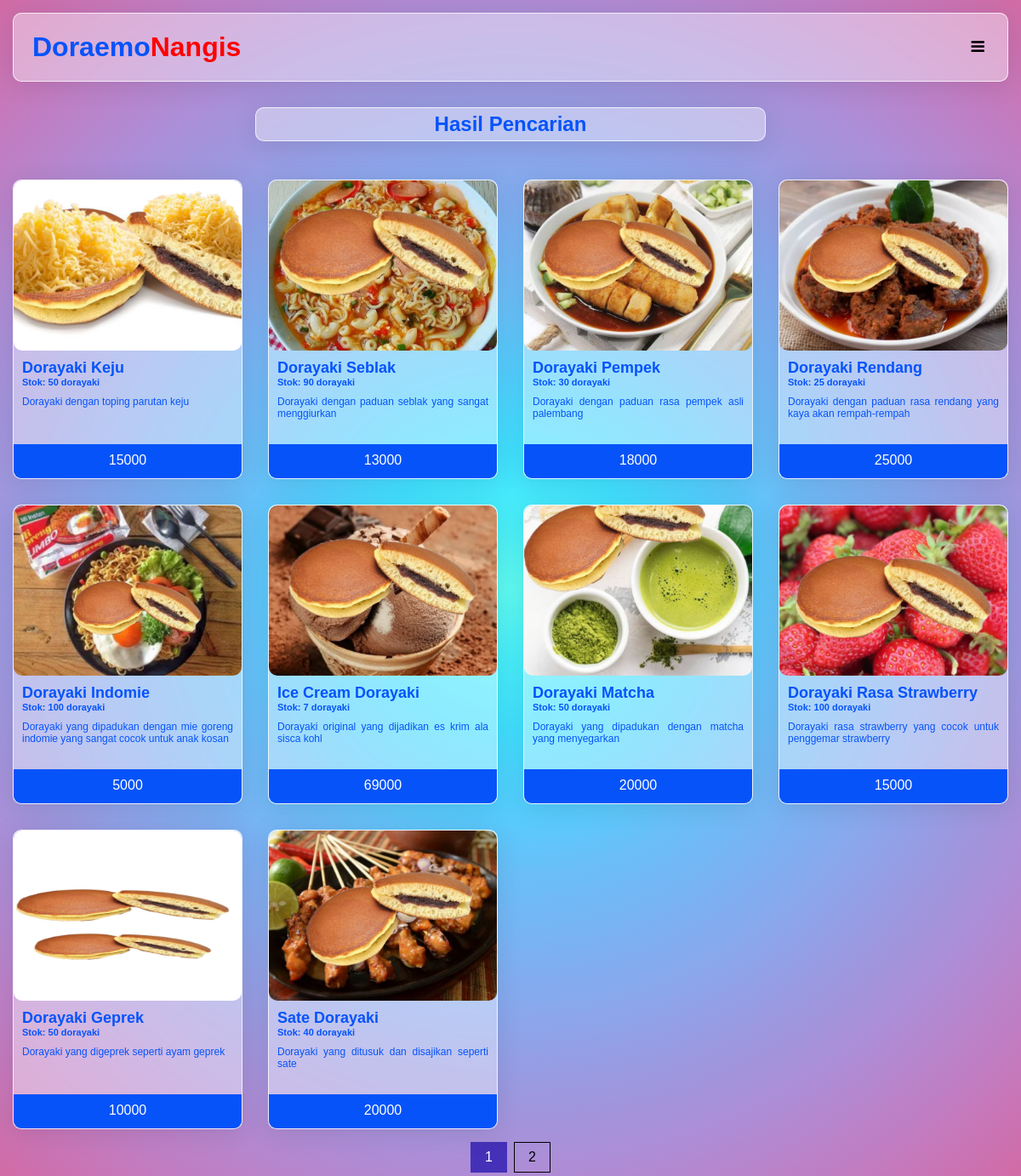
The app's page /search-result.php (signed in) with its own data.
### tables this page shows
CREATE TABLE varian_dorayaki (iddorayaki INTEGER PRIMARY KEY AUTOINCREMENT, nama_varian TEXT, gambar TEXT, deskripsi TEXT, harga INTEGER, stok INTEGER);

### database.php (called while the page is built, shortened)
<?php
    function GetAllItem($result){
        $allItem = [];
        while($row = $result->fetchArray()){
            $allItem[] = $row;
        }
        return $allItem;
    }
    function GetVarianFromSearch($db, $query){
        $result = $db->query("SELECT * FROM varian_dorayaki where nama_varian LIKE '%".$query."%';");
        return GetAllItem($result);
    }
?>

### search-result.php (the view, shortened to what this page needs)
<?php
require "database.php";
$current_page = 1;
$content_per_page = 10;
?>
<!DOCTYPE html>
<html lang="en">
<head>
    <link rel="stylesheet" href="css/styles.css">
    <link rel="stylesheet" href="https://cdnjs.cloudflare.com/ajax/libs/font-awesome/4.7.0/css/font-awesome.min.css">
</head>
<body>
    <div class="glassmorphism-bg" id="header">
        <a href="dashboard.php" class="navbar-name">Doraemo<span style="color: red;">Nangis</span></a>
        <a href="javascript:void(0);" id="hamburger-menu" onclick="responsiveHeader()">
            <i class="fa fa-bars"></i>
        </a>
    </div>
    <p class="glassmorphism-bg" id="content-title">Hasil Pencarian</p>
    <div class="container" id="main-content">
        <div class="row" id="list-product">
            <?php
            $query = $_GET["search"];
            $result = GetVarianFromSearch($db,$query);
            if(count($result) > 0){
                $jumlah = 0;
                foreach($result as $variandorayaki){
                    $page = ceil(count($result)/$content_per_page);
                    if ($jumlah < $current_page*$content_per_page and $jumlah>=($current_page-1)*$content_per_page) {
                        $style = "visible";
                    }
                    else {
                        $style = "none";
                    }
                    echo '<div class="col-lg-3 col-md-4 col-sm-6 col-xs-12" style="display:'. $style.'">
                        <a href="detail-dorayaki.php?id=' . $variandorayaki["iddorayaki"] . '">
                            <div class="dorayaki-card glassmorphism-bg">
                                <div class="dorayaki-img"><img src="' . $variandorayaki["gambar"] . '"></div>
                                <div class="dorayaki-detail">
                                    <p class="dorayaki-name">'. $variandorayaki["nama_varian"] . '</p>
                                    <p class="dorayaki-stok">Stok: '. $variandorayaki["stok"] . ' dorayaki</p>
                                    <p class="dorayaki-description">' . $variandorayaki["deskripsi"] . '</p>
                                    <p class="dorayaki-price">' . $variandorayaki["harga"] .'</p>
                                </div>
                            </div>
                        </a>
                    </div>';
                    $jumlah += 1;
                }
            }
            else {
                $page = 0;
                echo "<h1 style='text-align: center; color: red; padding: 15px;'>Tidak terdapat hasil yang cocok</h1>";
            }
            ?>
        </div>
        <?php
        if($page != 0){
            ?>
            <nav class="center-nav">
                <div class="pagination">
                    <?php
                    for ($i=0; $i < $page; $i++) {
                        if ($i==0) {
                            echo "<li class='current-page' style='background-color: #4531b8; color: white; border: 1px solid #4531b8'>1</li>";
                        } else{
                            $num = $i+1;
                            echo "<li class='page-link-$num' onclick='change($num)'>$num</li>";
                        }
                    }
                    ?>
                </div>
            </nav> <?php
            }
        ?>
    </div>
</body>

### css/styles.css (style rules this page uses)
* { box-sizing: border-box; margin: 0px; padding: 0px; font-family: Helvetica, Arial, sans-serif; }
body { background-image: radial-gradient(circle, #5ffbf1, #48eefa, #41dfff, #52cffe, #69bff8, #79b3f4, #8aa7ec, #9a9ae1, #aa8fd8, #ba83ca, #c777b9, #d16ba5); }
.container { padding-right: 15px; padding-left: 15px; margin-right: auto; margin-left: auto; width: 100%; }
.row { margin-right: -15px; margin-left: -15px; }
.row::after { content: ""; clear: both; display: table; }
#header { overflow: hidden; padding: 15px 10px; margin: 15px; }
#header #hamburger-menu { display: none; position: absolute; right: 15px; top: 15px; }
#header a { float: left; color: black; text-align: center; padding: 12px; font-size: 18px; line-height: 25px; border-radius: 4px; text-decoration: none; }
#header a.navbar-name { font-size: 32px; font-weight: bold; color: rgb(6, 83, 250); }
.glassmorphism-bg { background: rgba( 255, 255, 255, 0.40 ); box-shadow: 0 4px 30px 0 rgba(0, 0, 0, 0.1); backdrop-filter: blur( 6px ); -webkit-backdrop-filter: blur( 6px ); border-radius: 10px; border: 1px solid rgba( 255, 255, 255, 0.75); }
#content-title { color: rgb(6, 83, 250); text-align: center; width: 50%; overflow: hidden; margin: 30px auto; padding: 5px; font-size: 24px; font-weight: bold; }
#main-content a { text-decoration: none; }
.dorayaki-card { overflow: hidden; margin: 15px; }
.dorayaki-img { width: 100%; height: 200px; border-radius: 10px; }
.dorayaki-img img { width: 100%; height: 100%; border-radius: 10px; }
.dorayaki-detail { width: 100%; height: 150px; position: relative; }
.dorayaki-name { width: 100%; padding: 10px 10px 0px; color: rgb(6, 83, 250); font-size: 18px; font-weight: bold; }
.dorayaki-stok { width: 100%; font-size: 11px; color: rgb(6, 83, 250); padding: 0px 10px; font-weight: bold; }
.dorayaki-description { width: 100%; font-size: 12px; color: rgb(6, 83, 250); padding: 10px; text-align: justify; }
.dorayaki-price { position: absolute; bottom: 0; width: 100%; height: 40px; background-color: rgb(6, 83, 250); color: white; text-align: center; font-size: 16px; padding: 10px; }
.col-xs-1, .col-sm-1, .col-md-1, .col-lg-1, .col-xs-2, .col-sm-2, .col-md-2, .col-lg-2, .col-xs-3, .col-sm-3, .col-md-3, .col-lg-3, .col-xs-4, .col-sm-4, .col-md-4, .col-lg-4, .col-xs-5, .col-sm-5, .col-md-5, .col-lg-5, .col-xs-6, .col-sm-6, .col-md-6, .col-lg-6, .col-xs-7, .col-sm-7, .col-md-7, .col-lg-7, .col-xs-8, .col-sm-8, .col-md-8, .col-lg-8, .col-xs-9, .col-sm-9, .col-md-9, .col-lg-9, .col-xs-10, .col-sm-10, .col-md-10, .col-lg-10, .col-xs-11, .col-sm-11, .col-md-11, .col-lg-11, .col-xs-12, .col-sm-12, .col-md-12, .col-lg-12 { position: relative; min-height: 1px; }
.col-xs-1, .col-xs-2, .col-xs-3, .col-xs-4, .col-xs-5, .col-xs-6, .col-xs-7, .col-xs-8, .col-xs-9, .col-xs-10, .col-xs-11, .col-xs-12 { float: left; }
.col-xs-12 { width: 100%; }
@media (min-width: 1200px) { .col-lg-1, .col-lg-2, .col-lg-3, .col-lg-4, .col-lg-5, .col-lg-6, .col-lg-7, .col-lg-8, .col-lg-9, .col-lg-10, .col-lg-11, .col-lg-12 { float: left; } }
@media (min-width: 1200px) { .col-lg-3 { width: 25%; } }
@media (max-width: 1209px) { #header #hamburger-menu { display: block; } }
.pagination { display: inline-block; }
.pagination li { color: black; float: left; padding: 8px 16px; text-decoration: none; list-style-type: none; border: 1px solid black; margin: 0 4px; }
.center-nav { text-align: center; }

### records on screen
varian_dorayaki: gambar (picture), nama_varian "Dorayaki Keju", stok "50", deskripsi "Dorayaki dengan toping parutan keju", harga "15000"
varian_dorayaki: gambar (picture), nama_varian "Dorayaki Seblak", stok "90", deskripsi "Dorayaki dengan paduan seblak yang sangat menggiurkan", harga "13000"
varian_dorayaki: gambar (picture), nama_varian "Dorayaki Pempek", stok "30", deskripsi "Dorayaki dengan paduan rasa pempek asli palembang", harga "18000"
varian_dorayaki: gambar (picture), nama_varian "Dorayaki Rendang", stok "25", deskripsi "Dorayaki dengan paduan rasa rendang yang kaya akan rempah-rempah", harga "25000"
varian_dorayaki: gambar (picture), nama_varian "Dorayaki Indomie", stok "100", deskripsi "Dorayaki yang dipadukan dengan mie goreng indomie yang sangat cocok untuk anak kosan", harga "5000"
varian_dorayaki: gambar (picture), nama_varian "Ice Cream Dorayaki", stok "7", deskripsi "Dorayaki original yang dijadikan es krim ala sisca kohl", harga "69000"
varian_dorayaki: gambar (picture), nama_varian "Dorayaki Matcha", stok "50", deskripsi "Dorayaki yang dipadukan dengan matcha yang menyegarkan", harga "20000"
varian_dorayaki: gambar (picture), nama_varian "Dorayaki Rasa Strawberry", stok "100", deskripsi "Dorayaki rasa strawberry yang cocok untuk penggemar strawberry", harga "15000"
varian_dorayaki: gambar (picture), nama_varian "Dorayaki Geprek", stok "50", deskripsi "Dorayaki yang digeprek seperti ayam geprek", harga "10000"
varian_dorayaki: gambar (picture), nama_varian "Sate Dorayaki", stok "40", deskripsi "Dorayaki yang ditusuk dan disajikan seperti sate", harga "20000"

### other values on screen
$num "2"
